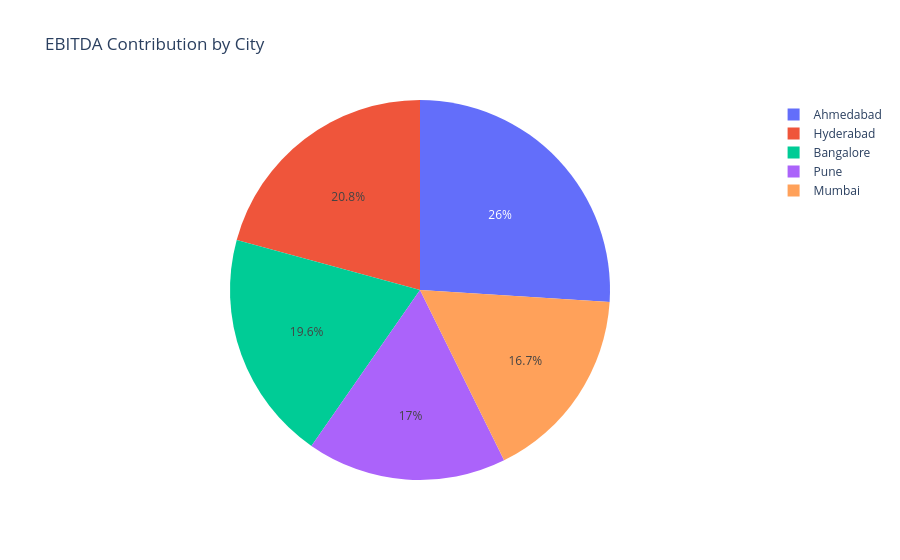

The cell this chart's notebook holds for it:
### Code cell
fig = px.pie(
    city_summary,
    names="CITY",
    values="KITCHEN_EBITDA",
    title="EBITDA Contribution by City"
)

fig.show()

### Figure 1 — Plotly figure (JSON) as saved in the notebook; plotly's stock layout.template omitted (floating-point values rounded to 4 significant figures)
{"data": [{"domain": {"x": [0, 1], "y": [0, 1]}, "hovertemplate": "CITY=%{label}<br>KITCHEN_EBITDA=%{value}<extra></extra>", "labels": ["Ahmedabad", "Bangalore", "Hyderabad", "Mumbai", "Pune"], "legendgroup": "", "name": "", "showlegend": true, "type": "pie", "values": [374100000.0, 281300000.0, 298500000.0, 239900000.0, 244200000.0]}], "layout": {"legend": {"tracegroupgap": 0}, "title": {"text": "EBITDA Contribution by City"}}}
